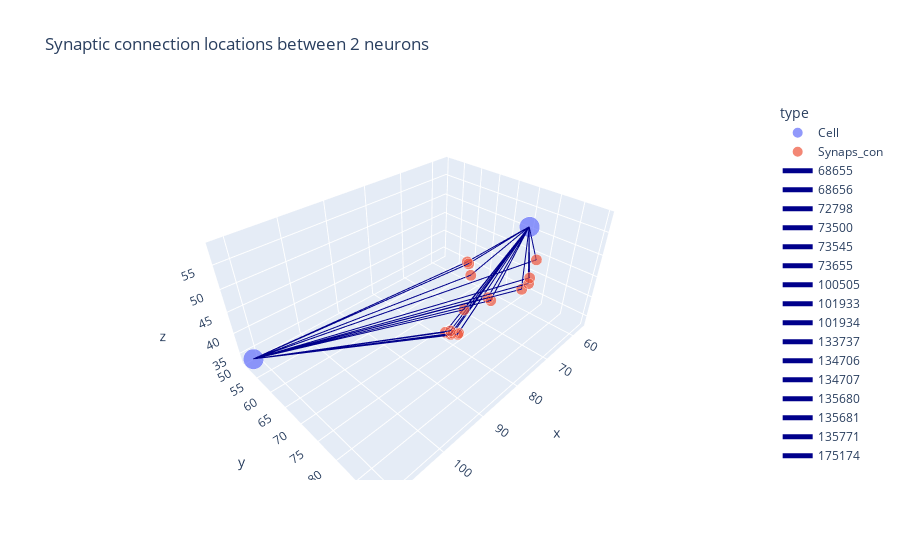

This figure's notebook cell:
### Code cell
# Plots nodes
df_1con_N['col']='setosa'
df_1con_N['sz']=5.0
df_1con_N['type']='Cell'

df_1con_e['col']='virginica'
df_1con_e['sz']=1.5
df_1con_e['type']='Synaps_con'


df_final=pd.concat([df_1con_N,df_1con_e])

#Nodes scatters
fig_1con = px.scatter_3d(df_final, x='x', y='y', z='z',color='type',size = 'sz',title='Synaptic connection locations between 2 neurons')
#Lines connections
fig2_1con = px.line_3d(df_con_final, x="x", y="y", z="z",color='groupe')


for i,Obj in enumerate(fig2_1con.data):
    Obj.line.color='darkblue'
    fig_1con.add_trace(Obj)
    
    #fig.update_traces(line={'width': df_s_e['weight'][2*i]})

# tight layout
#fig.update_layout(margin=dict(l=0, r=0, b=0, t=0))
fig_1con.show()
plotly.offline.plot(fig_1con, filename='C:\\Users\\rduvo\\Desktop\\ComplexNetwork\\Idea_of_Project\\circuitdata\\mouseretina\\Plots\\Plot_Synapse_between_2.html')

### Figure 1 — Plotly figure (JSON) as saved in the notebook; plotly's stock layout.template omitted (floating-point values rounded to 4 significant figures)
{"data": [{"hovertemplate": "type=Cell<br>x=%{x}<br>y=%{y}<br>z=%{z}<br>sz=%{marker.size}<extra></extra>", "legendgroup": "Cell", "marker": {"color": "#636efa", "size": [5, 5], "sizemode": "area", "sizeref": 0.0125, "symbol": "circle"}, "mode": "markers", "name": "Cell", "scene": "scene", "showlegend": true, "type": "scatter3d", "x": [111.3, 56.98], "y": [50.66, 74.93], "z": [33.16, 50.97]}, {"hovertemplate": "type=Synaps_con<br>x=%{x}<br>y=%{y}<br>z=%{z}<br>sz=%{marker.size}<extra></extra>", "legendgroup": "Synaps_con", "marker": {"color": "#EF553B", "size": [1.5, 1.5, 1.5, 1.5, 1.5, 1.5, 1.5, 1.5, 1.5, 1.5, 1.5, 1.5, 1.5, 1.5, 1.5, 1.5], "sizemode": "area", "sizeref": 0.0125, "symbol": "circle"}, "mode": "markers", "name": "Synaps_con", "scene": "scene", "showlegend": true, "type": "scatter3d", "x": [80.03, 79.7, 79.01, 78.71, 78.65, 78.45, 80.42, 80.73, 80.62, 83.26, 83.02, 84.3, 82.79, 82.49, 83.63, 84.63], "y": [77.58, 77.0, 88.16, 89.08, 89.07, 89.63, 78.52, 83.52, 82.79, 75.59, 77.37, 77.86, 78.28, 78.25, 80.05, 78.05], "z": [53.13, 53.12, 52.42, 53.85, 54.93, 58.47, 51.34, 48.57, 48.77, 38.14, 38.8, 39.61, 38.95, 39.06, 46.25, 40.77]}, {"hovertemplate": "groupe=68655<br>x=%{x}<br>y=%{y}<br>z=%{z}<extra></extra>", "legendgroup": "68655", "line": {"color": "darkblue", "dash": "solid"}, "marker": {"symbol": "circle"}, "mode": "lines", "name": "68655", "scene": "scene", "showlegend": true, "type": "scatter3d", "x": [111.3, 80.03, 56.98], "y": [50.66, 77.58, 74.93], "z": [33.16, 53.13, 50.97]}, {"hovertemplate": "groupe=68656<br>x=%{x}<br>y=%{y}<br>z=%{z}<extra></extra>", "legendgroup": "68656", "line": {"color": "darkblue", "dash": "solid"}, "marker": {"symbol": "circle"}, "mode": "lines", "name": "68656", "scene": "scene", "showlegend": true, "type": "scatter3d", "x": [111.3, 79.7, 56.98], "y": [50.66, 77.0, 74.93], "z": [33.16, 53.12, 50.97]}, {"hovertemplate": "groupe=72798<br>x=%{x}<br>y=%{y}<br>z=%{z}<extra></extra>", "legendgroup": "72798", "line": {"color": "darkblue", "dash": "solid"}, "marker": {"symbol": "circle"}, "mode": "lines", "name": "72798", "scene": "scene", "showlegend": true, "type": "scatter3d", "x": [111.3, 79.01, 56.98], "y": [50.66, 88.16, 74.93], "z": [33.16, 52.42, 50.97]}, {"hovertemplate": "groupe=73500<br>x=%{x}<br>y=%{y}<br>z=%{z}<extra></extra>", "legendgroup": "73500", "line": {"color": "darkblue", "dash": "solid"}, "marker": {"symbol": "circle"}, "mode": "lines", "name": "73500", "scene": "scene", "showlegend": true, "type": "scatter3d", "x": [111.3, 78.71, 56.98], "y": [50.66, 89.08, 74.93], "z": [33.16, 53.85, 50.97]}, {"hovertemplate": "groupe=73545<br>x=%{x}<br>y=%{y}<br>z=%{z}<extra></extra>", "legendgroup": "73545", "line": {"color": "darkblue", "dash": "solid"}, "marker": {"symbol": "circle"}, "mode": "lines", "name": "73545", "scene": "scene", "showlegend": true, "type": "scatter3d", "x": [111.3, 78.65, 56.98], "y": [50.66, 89.07, 74.93], "z": [33.16, 54.93, 50.97]}, {"hovertemplate": "groupe=73655<br>x=%{x}<br>y=%{y}<br>z=%{z}<extra></extra>", "legendgroup": "73655", "line": {"color": "darkblue", "dash": "solid"}, "marker": {"symbol": "circle"}, "mode": "lines", "name": "73655", "scene": "scene", "showlegend": true, "type": "scatter3d", "x": [111.3, 78.45, 56.98], "y": [50.66, 89.63, 74.93], "z": [33.16, 58.47, 50.97]}, {"hovertemplate": "groupe=100505<br>x=%{x}<br>y=%{y}<br>z=%{z}<extra></extra>", "legendgroup": "100505", "line": {"color": "darkblue", "dash": "solid"}, "marker": {"symbol": "circle"}, "mode": "lines", "name": "100505", "scene": "scene", "showlegend": true, "type": "scatter3d", "x": [111.3, 80.42, 56.98], "y": [50.66, 78.52, 74.93], "z": [33.16, 51.34, 50.97]}, {"hovertemplate": "groupe=101933<br>x=%{x}<br>y=%{y}<br>z=%{z}<extra></extra>", "legendgroup": "101933", "line": {"color": "darkblue", "dash": "solid"}, "marker": {"symbol": "circle"}, "mode": "lines", "name": "101933", "scene": "scene", "showlegend": true, "type": "scatter3d", "x": [111.3, 80.73, 56.98], "y": [50.66, 83.52, 74.93], "z": [33.16, 48.57, 50.97]}, {"hovertemplate": "groupe=101934<br>x=%{x}<br>y=%{y}<br>z=%{z}<extra></extra>", "legendgroup": "101934", "line": {"color": "darkblue", "dash": "solid"}, "marker": {"symbol": "circle"}, "mode": "lines", "name": "101934", "scene": "scene", "showlegend": true, "type": "scatter3d", "x": [111.3, 80.62, 56.98], "y": [50.66, 82.79, 74.93], "z": [33.16, 48.77, 50.97]}, {"hovertemplate": "groupe=133737<br>x=%{x}<br>y=%{y}<br>z=%{z}<extra></extra>", "legendgroup": "133737", "line": {"color": "darkblue", "dash": "solid"}, "marker": {"symbol": "circle"}, "mode": "lines", "name": "133737", "scene": "scene", "showlegend": true, "type": "scatter3d", "x": [111.3, 83.26, 56.98], "y": [50.66, 75.59, 74.93], "z": [33.16, 38.14, 50.97]}, {"hovertemplate": "groupe=134706<br>x=%{x}<br>y=%{y}<br>z=%{z}<extra></extra>", "legendgroup": "134706", "line": {"color": "darkblue", "dash": "solid"}, "marker": {"symbol": "circle"}, "mode": "lines", "name": "134706", "scene": "scene", "showlegend": true, "type": "scatter3d", "x": [111.3, 83.02, 56.98], "y": [50.66, 77.37, 74.93], "z": [33.16, 38.8, 50.97]}, {"hovertemplate": "groupe=134707<br>x=%{x}<br>y=%{y}<br>z=%{z}<extra></extra>", "legendgroup": "134707", "line": {"color": "darkblue", "dash": "solid"}, "marker": {"symbol": "circle"}, "mode": "lines", "name": "134707", "scene": "scene", "showlegend": true, "type": "scatter3d", "x": [111.3, 84.3, 56.98], "y": [50.66, 77.86, 74.93], "z": [33.16, 39.61, 50.97]}, {"hovertemplate": "groupe=135680<br>x=%{x}<br>y=%{y}<br>z=%{z}<extra></extra>", "legendgroup": "135680", "line": {"color": "darkblue", "dash": "solid"}, "marker": {"symbol": "circle"}, "mode": "lines", "name": "135680", "scene": "scene", "showlegend": true, "type": "scatter3d", "x": [111.3, 82.79, 56.98], "y": [50.66, 78.28, 74.93], "z": [33.16, 38.95, 50.97]}, {"hovertemplate": "groupe=135681<br>x=%{x}<br>y=%{y}<br>z=%{z}<extra></extra>", "legendgroup": "135681", "line": {"color": "darkblue", "dash": "solid"}, "marker": {"symbol": "circle"}, "mode": "lines", "name": "135681", "scene": "scene", "showlegend": true, "type": "scatter3d", "x": [111.3, 82.49, 56.98], "y": [50.66, 78.25, 74.93], "z": [33.16, 39.06, 50.97]}, {"hovertemplate": "groupe=135771<br>x=%{x}<br>y=%{y}<br>z=%{z}<extra></extra>", "legendgroup": "135771", "line": {"color": "darkblue", "dash": "solid"}, "marker": {"symbol": "circle"}, "mode": "lines", "name": "135771", "scene": "scene", "showlegend": true, "type": "scatter3d", "x": [111.3, 83.63, 56.98], "y": [50.66, 80.05, 74.93], "z": [33.16, 46.25, 50.97]}, {"hovertemplate": "groupe=175174<br>x=%{x}<br>y=%{y}<br>z=%{z}<extra></extra>", "legendgroup": "175174", "line": {"color": "darkblue", "dash": "solid"}, "marker": {"symbol": "circle"}, "mode": "lines", "name": "175174", "scene": "scene", "showlegend": true, "type": "scatter3d", "x": [111.3, 84.63, 56.98], "y": [50.66, 78.05, 74.93], "z": [33.16, 40.77, 50.97]}], "layout": {"legend": {"itemsizing": "constant", "title": {"text": "type"}, "tracegroupgap": 0}, "scene": {"domain": {"x": [0, 1], "y": [0, 1]}, "xaxis": {"title": {"text": "x"}}, "yaxis": {"title": {"text": "y"}}, "zaxis": {"title": {"text": "z"}}}, "title": {"text": "Synaptic connection locations between 2 neurons"}}}
